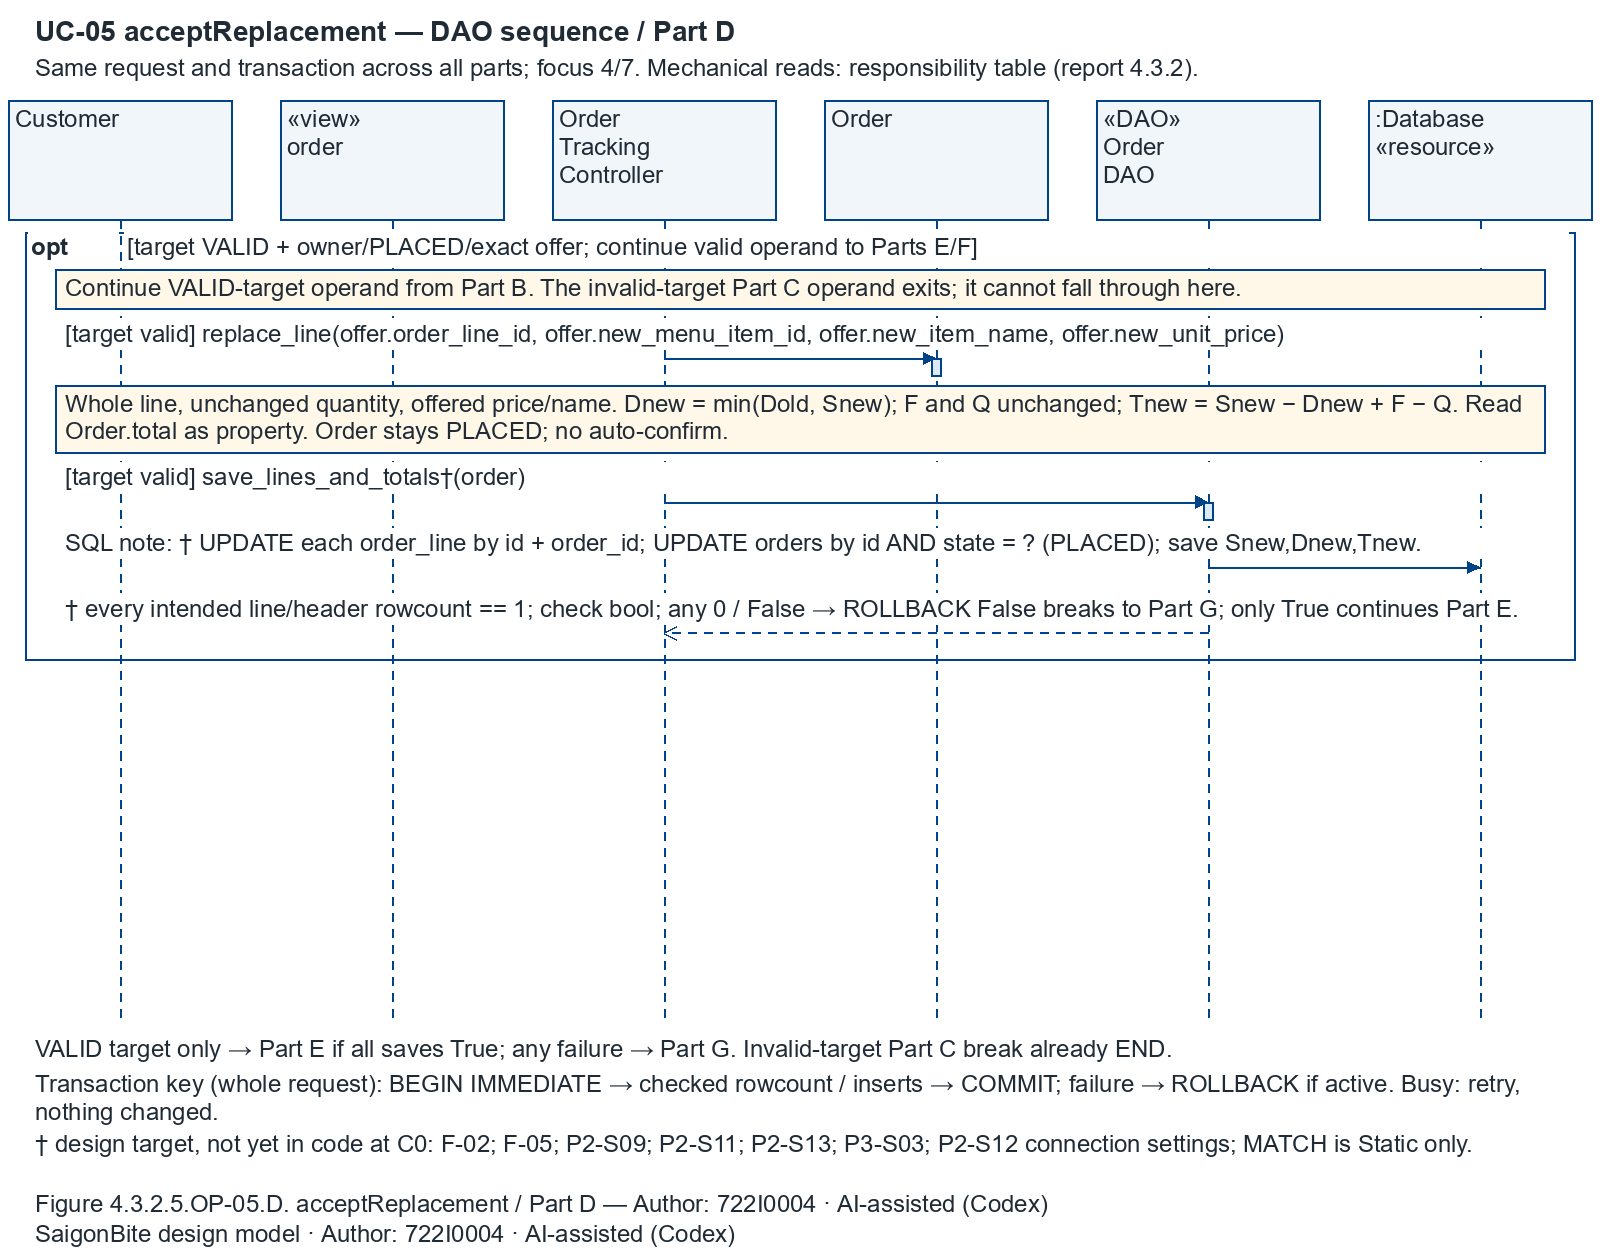

This figure's Python source:
"""P3-F document renderer; no application imports or execution.
Author: 722I0004 · AI-assisted (Codex).
Balanced-diagrams: fixed 1.28 landscape plate, bounded columns and row bands.
The per-figure copy is standalone and consumes its adjacent JSON.
"""
from pathlib import Path
import sys,json,re,math,hashlib,xml.etree.ElementTree as ET
from html import escape
from PIL import Image,ImageDraw,ImageFont
sys.dont_write_bytecode=True
W,H,FS=1600,1250,24
BLUE,INK='#004387','#202B36'
def font(n=FS,b=False):return ImageFont.truetype('C:/Windows/Fonts/'+('arialbd.ttf' if b else 'arial.ttf'),n)
def wrap(text,width,n=FS,b=False):
 out=[]
 for line in str(text).split('\n'):
  cur=''
  for word in line.split():
   pieces=[]
   while font(n,b).getlength(word)>width:
    k=len(word)-1
    while font(n,b).getlength(word[:k])>width:k-=1
    pieces.append(word[:k]);word=word[k:]
   for w in pieces+[word]:
    if cur and font(n,b).getlength(cur+' '+w)>width:out.append(cur);cur=w
    else:cur=(cur+' '+w).strip()
  out.append(cur)
 return out
def refresh(d,p):
 modelpath=p.parents[1]/'shared/design_model.json';m=json.loads(modelpath.read_text(encoding='utf-8'));classes=m['classes']
 for e in d['phase3']['elements']:
  for method,signature in e.get('method_signatures',{}).items():
   current=next(x for x in classes[e['class']]['methods'] if x['name']==method)
   if signature!=current['signature']:raise ValueError('Reviewed signature changed; explicit lane/alias review required: '+e['class']+'.'+method)
 for msg in d['phase3']['messages']:
  if msg['kind']!='call':continue
  lf=next(x for x in d['phase3']['lifelines'] if x['id']==msg['to']);method=next(x for x in classes[lf['class']]['methods'] if x['name']==msg['method'])
  msg['label']=msg['base_label'].replace('{dagger}','†' if method['status'] in ('P4-TARGET','GAP') else '')
  msg['status']=method['status'];msg['receiver_signature']=method['signature'];msg['P4_input']=method.get('P4_input','')
 # Signature equality never clears behavior targets. Operation and all methods
 # must be explicitly reviewed MATCH before target prose can lose its dagger.
 row=next(x for x in m['operation_rows'] if x['UC']==d['UC'] and x['operation']==d['phase3']['operation'])
 selected=[]
 for e in d['phase3']['elements']:
  selected.extend(x for x in classes[e['class']]['methods'] if x['name'] in e.get('methods',[]))
  selected.extend(x for x in classes[e['class']]['attributes'] if x['name'] in e.get('attributes',[]))
 if row['status']=='MATCH' and all(x.get('status','MATCH')=='MATCH' for x in d['phase3']['messages']+selected):
  d['target_note']='Reviewed MATCH in the sole model; static correspondence only. P2-S12 connection runtime qualification remains separate.'
  d['transaction_summary']=d['transaction_summary'].replace('†','')
  for msg in d['phase3']['messages']:msg['label']=msg['label'].replace('†','');msg['guard']=msg['guard'].replace('†','')
  d['target_cleared_by_reviewed_MATCH']=True
 d['shared_model_sha256']=hashlib.sha256(modelpath.read_bytes()).hexdigest()
 return d
class Canvas:
 def __init__(self,d):
  self.d=d;self.im=Image.new('RGB',(W,H),'white');self.dr=ImageDraw.Draw(self.im);self.s=[f'<svg xmlns="http://www.w3.org/2000/svg" width="{W}" height="{H}" viewBox="0 0 {W} {H}"><rect width="100%" height="100%" fill="white"/>'];self.mx=ET.Element('mxfile',host='SaigonBite P3-F',type='device');dg=ET.SubElement(self.mx,'diagram',id=d['stem'],name=d['title']);mo=ET.SubElement(dg,'mxGraphModel',page='1',pageWidth=str(W),pageHeight=str(H));self.root=ET.SubElement(mo,'root');ET.SubElement(self.root,'mxCell',id='0');ET.SubElement(self.root,'mxCell',id='1',parent='0');self.i=0;self.bounds=[];self.edges=[]
 def cell(self,id,x,y,w,h,label='',style=''):
  c=ET.SubElement(self.root,'mxCell',id=id,vertex='1',parent='1',value=label,style=style);ET.SubElement(c,'mxGeometry',x=str(x),y=str(y),width=str(w),height=str(h),attrib={'as':'geometry'});return c
 def text(self,x,y,t,w,n=FS,b=False,bg=False,id=None):
  lines=wrap(t,w,n,b);lh=n*1.16;h=len(lines)*lh
  assert x>=0 and y>=0 and x+w<=W+1 and y+h<=H+1,(self.d['stem'],t,x,y,w,h)
  if bg:
   self.dr.rectangle((x-3,y-1,x+w+3,y+h+2),fill='white');self.s.append(f'<rect x="{x-3}" y="{y-1}" width="{w+6}" height="{h+3}" fill="white"/>')
  for i,line in enumerate(lines):
   self.dr.text((x,y+i*lh),line,font=font(n,b),fill=INK)
   self.s.append(f'<text x="{x}" y="{y+i*lh+n*.93}" font-family="Arial" font-size="{n}" font-weight="{"bold" if b else "normal"}" fill="{INK}">{escape(line)}</text>')
  self.cell(id or 'txt'+str(self.i),x,y,w,h,'\n'.join(lines),f'text;html=0;whiteSpace=wrap;align=left;verticalAlign=top;strokeColor=none;fillColor=none;fontFamily=Arial;fontSize={n};fontStyle={1 if b else 0};');self.i+=1;self.bounds.append([x,y,w,h]);return h
 def rect(self,x,y,w,h,fill='white',id=None):
  self.dr.rectangle((x,y,x+w,y+h),outline=BLUE,fill=fill,width=2);self.s.append(f'<rect x="{x}" y="{y}" width="{w}" height="{h}" stroke="{BLUE}" fill="{fill}" stroke-width="2"/>');self.cell(id or 'box'+str(self.i),x,y,w,h,'',f'fillColor={fill};strokeColor={BLUE};');self.i+=1
 def line(self,pts,dash=False,arrow=False,source=None,target=None,eid=None,filled=False):
  for a,b in zip(pts,pts[1:]):
   if dash:
    count=max(1,int(math.dist(a,b)/8))
    for k in range(0,count,2):self.dr.line([(a[0]+(b[0]-a[0])*q/count,a[1]+(b[1]-a[1])*q/count) for q in (k,min(k+1,count))],fill=BLUE,width=2)
   else:self.dr.line([a,b],fill=BLUE,width=2)
  self.s.append('<polyline points="'+' '.join(f'{x},{y}' for x,y in pts)+f'" fill="none" stroke="{BLUE}" stroke-width="2"'+(' stroke-dasharray="7 7"' if dash else '')+'/>')
  if arrow:
   a,b=pts[-2:];angle=math.atan2(b[1]-a[1],b[0]-a[0]);p=[(b[0]-14*math.cos(angle-.45),b[1]-14*math.sin(angle-.45)),b,(b[0]-14*math.cos(angle+.45),b[1]-14*math.sin(angle+.45))]
   if filled:self.dr.polygon(p,fill=BLUE);self.s.append('<polygon data-edge-head="'+str(eid)+'" points="'+' '.join(f'{x},{y}' for x,y in p)+f'" fill="{BLUE}" stroke="{BLUE}" stroke-width="2"/>')
   else:self.dr.line(p,fill=BLUE,width=2);self.s.append('<polyline data-edge-head="'+str(eid)+'" points="'+' '.join(f'{x},{y}' for x,y in p)+f'" fill="none" stroke="{BLUE}" stroke-width="2"/>')
  if source:
   id=eid or 'edge'+str(self.i);c=ET.SubElement(self.root,'mxCell',id=id,edge='1',parent='1',source=source,target=target,style='edgeStyle=none;endArrow='+('block;endFill=1;' if filled else 'open;endFill=0;')+'strokeColor='+BLUE+';'+('dashed=1;' if dash else '')+'exitX=0.5;entryX=0.5;exitPerimeter=0;entryPerimeter=0;');g=ET.SubElement(c,'mxGeometry',relative='1',attrib={'as':'geometry'});a=ET.SubElement(g,'Array',attrib={'as':'points'})
   for x,y in pts[1:-1]:ET.SubElement(a,'mxPoint',x=str(x),y=str(y))
   self.edges.append({'id':id,'source':source,'target':target,'points':pts,'filled':filled,'dashed':dash});self.i+=1
 def finish(self,p):
  self.s.append('</svg>');p.with_suffix('.svg').write_text('\n'.join(self.s),encoding='utf-8');self.im.save(p.with_suffix('.png'));ET.indent(self.mx);ET.ElementTree(self.mx).write(p.with_suffix('.drawio'),encoding='utf-8',xml_declaration=True)
  self.d['render_receipt']={'canvas':[W,H],'minimum_font_px':FS,'placed_width_mm':230,'minimum_pt':FS*230*72/(W*25.4),'native_font_matches_svg':True,'label_bounds':self.bounds,'edges':self.edges,'author_native_cell':True};p.with_suffix('.json').write_text(json.dumps(self.d,ensure_ascii=False,indent=2)+'\n',encoding='utf-8')
def old_render(d,p):
 c=Canvas(d);c.text(35,15,d['title'],1530,28,True);c.text(35,54,d['scope'],1530)
 lfs=d['phase3']['lifelines'];xs={l['id']:120+i*1360/max(1,len(lfs)-1) for i,l in enumerate(lfs)};bw=min(224,1360/max(1,len(lfs)-1)-14)
 for l in lfs:
  x=xs[l['id']];c.rect(x-bw/2,100,bw,120,'#F1F6FA',l['id']);label=l.get('label',l['class']);label=re.sub(r'(?<=[a-z])(?=[A-Z])','\n',label);c.text(x-bw/2+7,105,label,bw-14);c.line([(x,220),(x,1030)],True)
 for i,msg in enumerate(d['phase3']['messages']):
  y=242+i*125;msg['y']=y+99;label=msg['label'];kind=msg['kind']
  if msg.get('guard'):label='['+msg['guard']+'] '+label
  if kind=='note' and not msg.get('draw_arrow'):
   c.rect(35,y,1530,111,'#FFF8E9')
   if msg.get('fragment'):
    c.rect(35,y,66,32,'#F1F6FA');c.text(42,y,'alt',56);c.text(110,y+5,label,1440)
   else:c.text(45,y+5,label,1510)
   continue
  # Each semantic message occupies a band: a full-width label above the arrow.
  # Long SSD parameters therefore stay readable without shrinking or collisions.
  c.text(45,y,label,1510,bg=True)
  a,b=xs[msg['from']],xs[msg['to']];yy=y+99
  # Zero-width anchors lie exactly on actual lifelines, at the actual endpoint.
  # Native edge attachment and rendered polylines share the same coordinates.
  src=f'm{i}s';dst=f'm{i}t';c.cell(src,a,yy,0,0,'','opacity=0;');c.cell(dst,b,yy+(22 if a==b else 0),0,0,'','opacity=0;')
  pts=[(a,yy),(a+35,yy),(a+35,yy+22),(a,yy+22)] if a==b else [(a,yy),(b,yy)]
  c.line(pts,kind=='return',True,src,dst,'message'+str(i));msg['edge_id']='message'+str(i)
  if kind in ('call','create'):c.rect(b-5,yy,10,18,'#DAE9F5')
 c.text(35,1035,d['continuation'],1530)
 c.text(35,1070,d['transaction_summary'],1530)
 c.text(35,1130,d['target_note'],1530)
 c.text(35,1190,'Figure '+d['figure']+'. '+d['phase3']['operation']+' / '+d['part']+' — Author: 722I0004 · AI-assisted (Codex)',1530)
 c.text(35,1220,'SaigonBite design model · Author: 722I0004 · AI-assisted (Codex)',1530)
 c.finish(p)
def is_arrow(m):return m['kind']!='note' or bool(m.get('draw_arrow'))
def layout(d):
 messages=d['phase3']['messages'];fragments=d['phase3']['interaction_fragments'];y=232;rows=[]
 for i,msg in enumerate(messages):
  opened=sorted([f for f in fragments if f['start_index']==i],key=lambda f:(-f['end_index'],f['id']))
  for f in opened:
   f['x']=25+12*f.get('depth',0);f['y']=y;f['w']=1550-24*f.get('depth',0)
   f['guard_height']=max(30,len(wrap('['+f['guard']+']',f['w']-120))*27.84+5);y+=f['guard_height']+5
  label=msg['label'];text_width=1470
  if msg.get('guard'):label='['+msg['guard']+'] '+label
  h=len(wrap(label,text_width))*27.84;top=y
  if is_arrow(msg):
   ay=top+h+11;bottom=ay+(24 if msg['from']==msg['to'] else 17)
   msg['y']=ay;msg['label_box']=[65,top,text_width,h];msg['native_edge_id']='message'+str(i);msg['edge_id']=msg['native_edge_id']
  else:
   bottom=top+h+12;msg['y']=top+h;msg['label_box']=[65,top+4,text_width,h];msg.pop('native_edge_id',None);msg.pop('edge_id',None)
  rows.append((top,bottom,label));y=bottom+10
  closed=sorted([f for f in fragments if f['end_index']==i],key=lambda f:f.get('depth',0),reverse=True)
  for f in closed:
   f['h']=y-f['y'];f['message_indices']=[j for j in range(f['start_index'],f['end_index']+1) if is_arrow(messages[j])];assert f['message_indices'],(d['stem'],'empty guarded frame',f)
   y+=5
 assert y<=1026,(d['stem'],'split required',y)
 return rows
def render(d,p):
 c=Canvas(d);rows=layout(d);c.text(35,15,d['title'],1530,28,True);c.text(35,54,d['scope'],1530)
 assert len(wrap(d['continuation'],1530))==1,(d['stem'],'continuation needs a shorter line')
 lfs=d['phase3']['lifelines'];xs={l['id']:120+i*1360/max(1,len(lfs)-1) for i,l in enumerate(lfs)};bw=min(224,1360/max(1,len(lfs)-1)-14)
 # Actual enclosing rectangles are drawn before messages and remain transparent.
 for f in d['phase3']['interaction_fragments']:
  x,y,w,h=(f[k] for k in ('x','y','w','h'));c.dr.rectangle((x,y,x+w,y+h),outline=BLUE,width=2);c.s.append(f'<rect data-fragment-id="{f["id"]}" x="{x}" y="{y}" width="{w}" height="{h}" fill="none" stroke="{BLUE}" stroke-width="2"/>');c.cell(f['id'],x,y,w,h,'','shape=umlFrame;fillColor=none;strokeColor='+BLUE+';');c.i+=1
 for l in lfs:
  x=xs[l['id']];c.rect(x-bw/2,100,bw,120,'#F1F6FA',l['id']);label=re.sub(r'(?<=[a-z])(?=[A-Z])','\n',l.get('label',l['class']));c.text(x-bw/2+7,105,label,bw-14);c.line([(x,220),(x,1026)],True)
 for f in d['phase3']['interaction_fragments']:
  x,y,w,h=(f[k] for k in ('x','y','w','h'));c.text(x+6,y+1,f['operator'],84,b=True,bg=True,id=f['id']+'_operator');c.text(x+102,y+1,'['+f['guard']+']',w-112,bg=True,id=f['id']+'_guard')
 for i,(msg,row) in enumerate(zip(d['phase3']['messages'],rows)):
  top,bottom,label=row;kind=msg['kind']
  if not is_arrow(msg):
   c.rect(55,top,1490,bottom-top,'#FFF8E9');c.text(65,top+4,label,1470);continue
  c.text(65,top,label,1470,bg=True);a,b=xs[msg['from']],xs[msg['to']];yy=msg['y'];src=f'm{i}s';dst=f'm{i}t';c.cell(src,a,yy,0,0,'','opacity=0;');c.cell(dst,b,yy+(22 if a==b else 0),0,0,'','opacity=0;');pts=[(a,yy),(a+35,yy),(a+35,yy+22),(a,yy+22)] if a==b else [(a,yy),(b,yy)]
  # Actual methods, SSD requests, construction and DB requests are synchronous.
  # Attribute/property notes keep their separate open annotation arrow.
  database=next(l for l in lfs if l['id']==msg['to'])['role']=='database'
  filled=kind in ('call','ssd','create') or (database and kind!='return')
  c.line(pts,kind=='return',True,src,dst,msg['native_edge_id'],filled=filled);msg['arrow_style']='closed_filled_synchronous' if filled else 'dashed_open_reply' if kind=='return' else 'open_attribute_note'
  if kind in ('call','create'):c.rect(b-5,yy,10,18,'#DAE9F5')
 c.text(35,1035,d['continuation'],1530)
 c.text(35,1070,d['transaction_summary'],1530)
 c.text(35,1130,d['target_note'],1530)
 c.text(35,1190,'Figure '+d['figure']+'. '+d['phase3']['operation']+' / '+d['part']+' — Author: 722I0004 · AI-assisted (Codex)',1530)
 c.text(35,1220,'SaigonBite design model · Author: 722I0004 · AI-assisted (Codex)',1530)
 c.finish(p)
if __name__=='__main__':
 p=Path(sys.argv[1]) if len(sys.argv)>1 else Path(__file__).with_suffix('.json');d=refresh(json.loads(p.read_text(encoding='utf-8-sig')),p);render(d,p.with_suffix(''))
